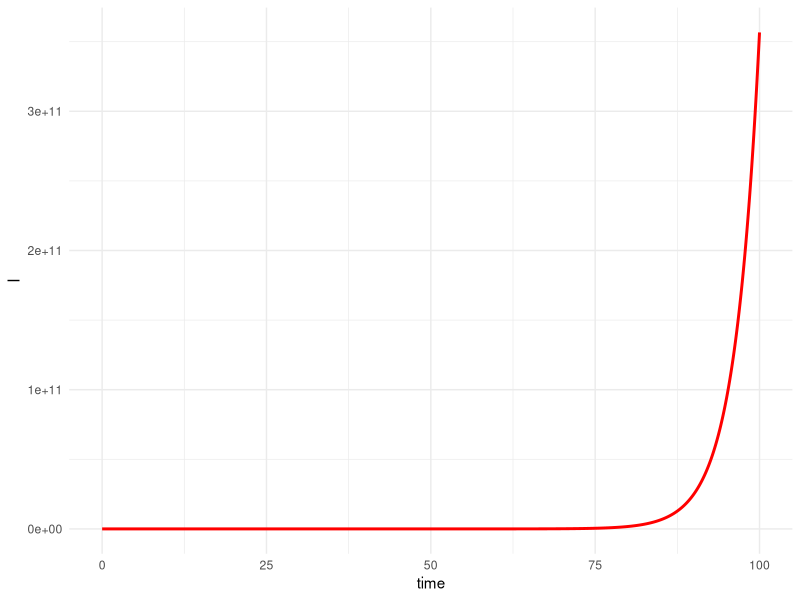

Reproduce this figure in R.
## ---- chunk 1
library(tidyverse)
library(ggrepel)
library(deSolve)

theme_set(theme_minimal())
options(pillar.min_character_chars = 15)
## ---- chunk 2

## ---- chunk 3
parameters <- c(r=0.266)
## ---- chunk 4
state <- c(I=1)
## ---- chunk 5
exponentialModel <- function(t, state, parameters){
  with(as.list(c(state, parameters)), {
    # put the DEs here
    dI <- r*I
    
    # return the differential equation. This gets called by ode for step of the simulation 
    list(c(dI))
  }) # end the with statement
}
## ---- chunk 6
times <- seq(0, 100, by = 1/2^4)
## ---- chunk 7
expOut <- ode(y=state, times = times, func = exponentialModel, parms = parameters)
head(expOut)
## ---- chunk 8
ggplot(as.data.frame(expOut), aes(x=time, y=I)) + geom_line(color="red", size=1)
## ---- chunk 9

## ---- chunk 10

## ---- chunk 11

## ---- chunk 12

## ---- chunk 13

## ---- chunk 14

## ---- chunk 15

## ---- chunk 16

## ---- chunk 17

## ---- chunk 18
